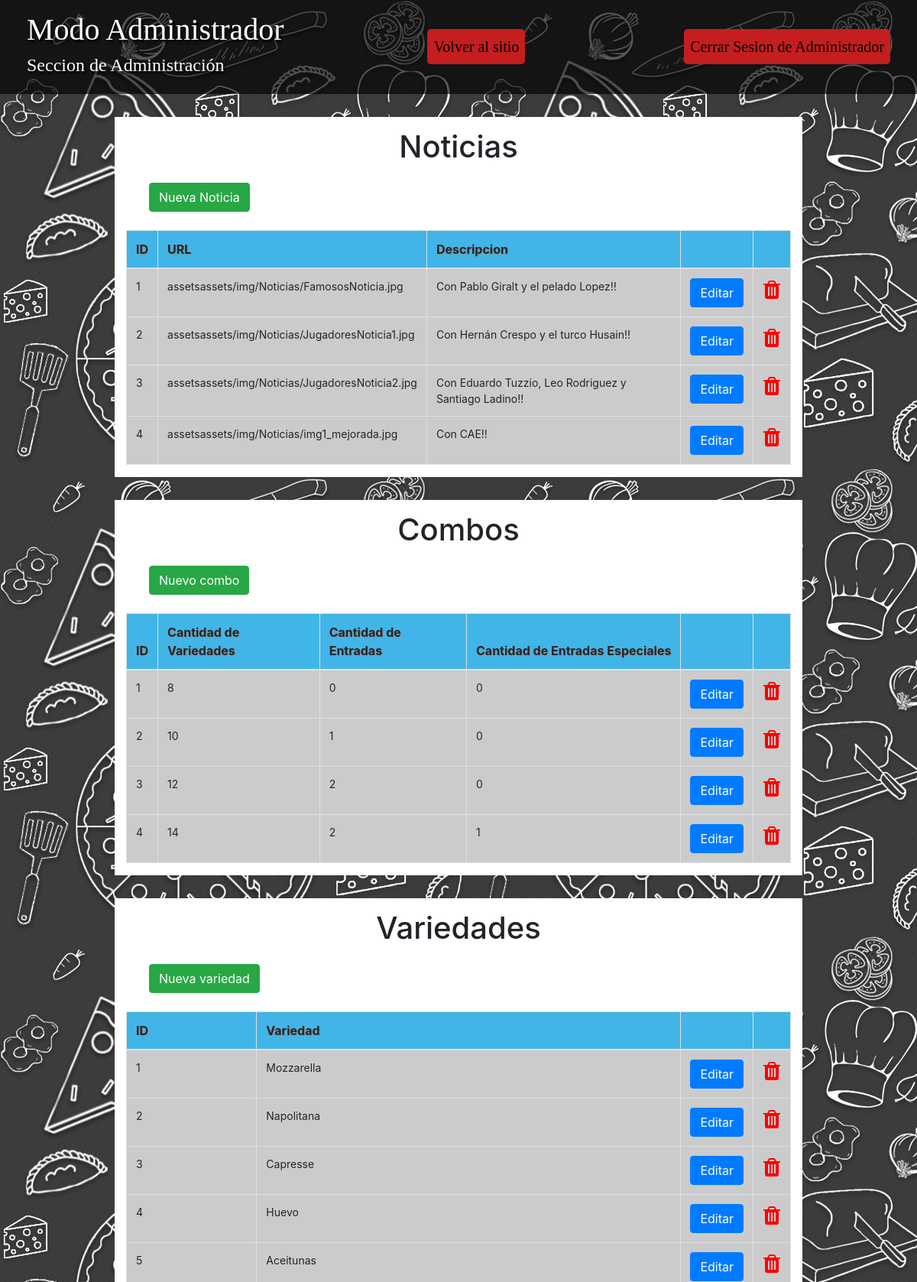
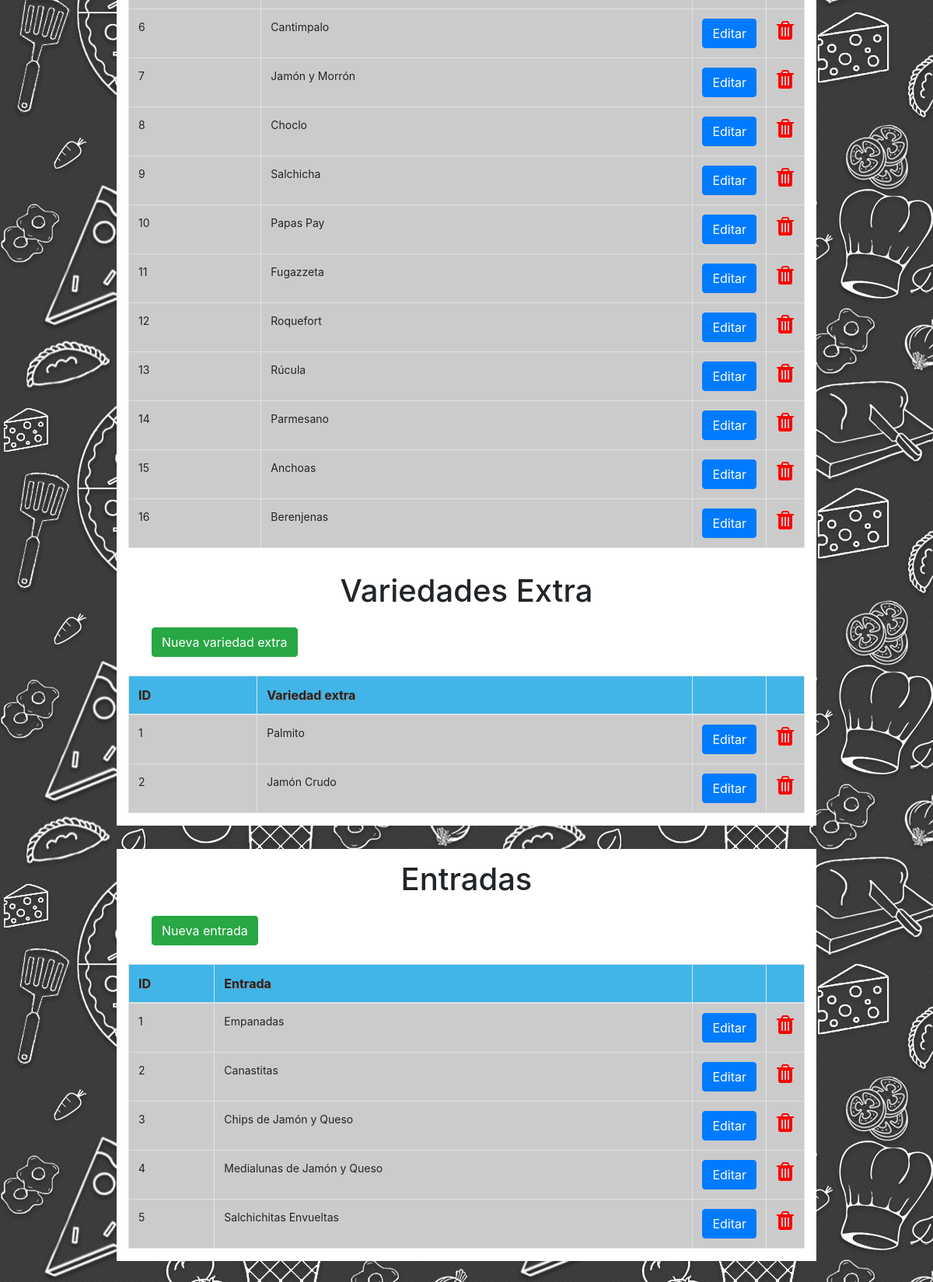
The app's page /administracion.php (signed in, upper part) with its own data (2 pictures, top to bottom).
### tables this page shows
CREATE TABLE `imagenes` (
  `id` int(11) NOT NULL,
  `seccion_imagen` varchar(45) DEFAULT NULL,
  `URL_imagen` varchar(120) DEFAULT NULL,
  `descripcion` varchar(255) DEFAULT NULL
);

CREATE TABLE `combos` (
  `id` int(11) NOT NULL,
  `cantVariedades` int(11) NOT NULL,
  `cantEntradas` int(11) NOT NULL,
  `cantEntradasEspeciales` int(11) NOT NULL
);

CREATE TABLE `variedades` (
  `id` int(11) NOT NULL,
  `variedad` varchar(40) NOT NULL
);

CREATE TABLE `variedadesextra` (
  `id` int(11) NOT NULL,
  `variedadextra` varchar(45) DEFAULT NULL
);

CREATE TABLE `entradas` (
  `id` int(1) NOT NULL,
  `entrada` varchar(45) DEFAULT NULL
);

### public/administracion.php (the view, shortened to what this page needs)
<?php
    include ("conexion.php");
?>
<!DOCTYPE html>
<html>
<head>
    <link rel="stylesheet" href="/css/bootstrap.min.css">
    <link rel="stylesheet" href="https://cdnjs.cloudflare.com/ajax/libs/lightbox2/2.8.2/css/lightbox.min.css">
    <link rel="stylesheet" href="/css/navbar.css">
    <link rel="stylesheet" href="/css/img-principal.css">
    <link rel="stylesheet" href="/css/footer.css">
    <link rel="stylesheet" href="/css/style.css">
    <link rel="stylesheet" href="/css/admin.css">
    <link rel="stylesheet" href="/css/font-awesome.min.css">
    <link rel="stylesheet" href="/css/ionicons.min.css">
</head>
<body style="background: url(&quot;/img/GENERAL/backgroundbody.jpg&quot;);background-size: auto;">
    <?php
        if (empty($_SESSION['contraseña_admin'])){
    ?>
        <div style="display:flex;justify-content:center;">
            <div class="caja-mensaje">
                <h1 class="titulo-admin">No estas autorizado a ver esta seccion</h1>
                <a href='admin.php'>Iniciar Sesion de Administrador</a>
                <br><br>
                <a href='index.php'>Volver al sitio</a>
            </div>
        </div>
    <?php
        }
        else{
    ?>
    <div class="header-admin">
        <div>
            <h1 class="titulo-admin">Modo Administrador</h1>
            <h4 class="titulo-admin" >Seccion de Administración</h4>
        </div>
        <a href='index.php'>Volver al sitio</a>
        <a href='cerrar_sesion.php'>Cerrar Sesion de Administrador</a>
    </div>
    <div class="row d-flex justify-content-center" style="margin: 0;">
        <div class="col-9" style="background:rgb(255,255,255); margin-top:30px">
            <h1 style="text-align:center; padding:15px" id="noticias">Noticias</h1>
            <button type="button" class="btn btn-success" data-toggle="modal" data-target="#nueva_noticia" style="margin-left:30px;">Nueva Noticia</button>
            <div class="table-responsive table-bordered" style="margin-top: 24px;border:none">
                <table class="table table-bordered" style="width:100%;">
                    <thead style="background: #41b5e7;text-shadow: 1px 1px 1px rgb(142,141,141);font-size: 16px;">
                        <tr>
                            <th>ID</th>
                            <th>URL</th>
                            <th>Descripcion</th>
                            <th></th>
                            <th></th>
                        </tr>
                    </thead>
                    <tbody style="background: #cbcbcb;font-size: 14px;">
                        <?php
                            $query = "SELECT * FROM imagenes WHERE seccion_imagen='Noticias'";
                            $envio = $conexion->query($query);
                            while($row=$envio->fetch_assoc()){
                        ?>
                        <tr>
                            <td><?php echo $row['id']; ?></td>
                            <td><?php echo $row['URL_imagen']; ?></td>
                            <td><?php echo $row['descripcion']; ?></td>
                            <td style="width:1px">
                                <a href="modificar.php?seccion=noticias&id=<?php echo $row['id'] ?>"><button class="btn btn-primary" type="submit">Editar</button></a>
                            </td>
                            <td style="width:1px">
                                <a href="eliminarRegistro.php?seccion=noticias&id=<?php echo $row['id'] ?>">
                                    <i class="fa fa-trash btn" style="color:red; font-size:28px;padding:0px"></i>
                                </a>
                            </td>
                        </tr>
                        <?php
                            }
                        ?>
                    </tbody>
                </table>
            </div>
        </div>
        <div class="col-9" style="background:rgb(255,255,255); margin-top:30px">
            <h1 style="text-align:center; padding:15px" id="combos">Combos</h1>
            <button type="button" class="btn btn-success" data-toggle="modal" data-target="#nuevo_combo" style="margin-left:30px;">Nuevo combo</button>
            <div class="table-responsive table-bordered" style="margin-top: 24px;border:none">
                <table class="table table-bordered" style="width:100%;">
                    <thead style="background: #41b5e7;text-shadow: 1px 1px 1px rgb(142,141,141);font-size: 16px;">
                        <tr>
                            <th>ID</th>
                            <th>Cantidad de Variedades</th>
                            <th>Cantidad de Entradas</th>
                            <th>Cantidad de Entradas Especiales</th>
                            <th></th>
                            <th></th>
                        </tr>
                    </thead>
                    <tbody style="background: #cbcbcb;font-size: 14px;">
                        <?php
                            $query = "SELECT * FROM combos";
                            $envio = $conexion->query($query);
                            while($row=$envio->fetch_assoc()){
                        ?>
                        <tr>
                            <td><?php echo $row['id']; ?></td>
                            <td><?php echo $row['cantVariedades']; ?></td>
                            <td><?php echo $row['cantEntradas']; ?></td>
                            <td><?php echo $row['cantEntradasEspeciales']; ?></td>
                            <td style="width:1px">
                                <a href="modificar.php?seccion=combos&id=<?php echo $row['id'] ?>"><button class="btn btn-primary" type="submit">Editar</button></a>
                            </td>
                            <td style="width:1px">
                                <a href="eliminarRegistro.php?seccion=combos&id=<?php echo $row['id'] ?>">
                                    <i class="fa fa-trash btn" style="color:red; font-size:28px;padding:0px"></i>
                                </a>
                            </td>
                        </tr>
                        <?php
                            }
                        ?>
                    </tbody>
                </table>
            </div>
        </div>
        <div class="col-9" style="background:rgb(255,255,255); margin-top:30px">
            <h1 style="text-align:center; padding:15px" id="variedades">Variedades</h1>
            <button type="button" class="btn btn-success" data-toggle="modal" data-target="#nueva_variedad" style="margin-left:30px;">Nueva variedad</button>
            <div class="table-responsive table-bordered" style="margin-top: 24px;border:none">
                <table class="table table-bordered" style="width:100%;">
                    <thead style="background: #41b5e7;text-shadow: 1px 1px 1px rgb(142,141,141);font-size: 16px;">
                        <tr>
                            <th>ID</th>
                            <th>Variedad</th>
                            <th></th>
                            <th></th>
                        </tr>
                    </thead>
                    <tbody style="background: #cbcbcb;font-size: 14px;">
                        <?php
                            $query = "SELECT * FROM variedades";
                            $envio = $conexion->query($query);
                            while($row=$envio->fetch_assoc()){
                        ?>
                        <tr>
                            <td><?php echo $row['id']; ?></td>
                            <td><?php echo $row['variedad']; ?></td>
                            <td style="width:1px">
                                <a href="modificar.php?seccion=variedades&id=<?php echo $row['id'] ?>"><button class="btn btn-primary" type="submit">Editar</button></a>
                            </td>
                            <td style="width:1px">
                                <a href="eliminarRegistro.php?seccion=variedades&id=<?php echo $row['id'] ?>">
                                    <i class="fa fa-trash btn" style="color:red; font-size:28px;padding:0px"></i>
                                </a>
                            </td>
                        </tr>
                        <?php
                            }
                        ?>
                    </tbody>
                </table>
            </div>
            <h1 style="text-align:center; padding:15px">Variedades Extra</h1>
            <button type="button" class="btn btn-success" data-toggle="modal" data-target="#nueva_variedadextra" style="margin-left:30px;">Nueva variedad extra</button>
            <div class="table-responsive table-bordered" style="margin-top: 24px;border:none">
                <table class="table table-bordered" style="width:100%;">
                    <thead style="background: #41b5e7;text-shadow: 1px 1px 1px rgb(142,141,141);font-size: 16px;">
                        <tr>
                            <th>ID</th>
                            <th>Variedad extra</th>
                            <th></th>
                            <th></th>
                        </tr>
                    </thead>
                    <tbody style="background: #cbcbcb;font-size: 14px;">
                        <?php
                            $query = "SELECT * FROM variedadesextra";
                            $envio = $conexion->query($query);
                            while($row=$envio->fetch_assoc()){
                        ?>
                        <tr>
                            <td><?php echo $row['id']; ?></td>
                            <td><?php echo $row['variedadextra']; ?></td>
                            <td style="width:1px">
                                <a href="modificar.php?seccion=variedadesextra&id=<?php echo $row['id'] ?>"><button class="btn btn-primary" type="submit">Editar</button></a>
                            </td>
                            <td style="width:1px">
                                <a href="eliminarRegistro.php?seccion=variedadesextra&id=<?php echo $row['id'] ?>">
                                    <i class="fa fa-trash btn" style="color:red; font-size:28px;padding:0px"></i>
                                </a>
                            </td>
                        </tr>
                        <?php
                            }
                        ?>
                    </tbody>
                </table>
            </div>
        </div>
        <div class="col-9" style="background:rgb(255,255,255); margin-top:30px">
            <h1 style="text-align:center; padding:15px" id="entradas">Entradas</h1>
            <button type="button" class="btn btn-success" data-toggle="modal" data-target="#nueva_entrada" style="margin-left:30px;">Nueva entrada</button>
            <div class="table-responsive table-bordered" style="margin-top: 24px;border:none">
                <table class="table table-bordered" style="width:100%;">
                    <thead style="background: #41b5e7;text-shadow: 1px 1px 1px rgb(142,141,141);font-size: 16px;">
                        <tr>
                            <th>ID</th>
                            <th>Entrada</th>
                            <th></th>
                            <th></th>
                        </tr>
                    </thead>
                    <tbody style="background: #cbcbcb;font-size: 14px;">
                        <?php
                            $query = "SELECT * FROM entradas";
                            $envio = $conexion->query($query);
                            while($row=$envio->fetch_assoc()){
                        ?>
                        <tr>
                            <td><?php echo $row['id']; ?></td>
                            <td><?php echo $row['entrada']; ?></td>
                            <td style="width:1px">
                                <a href="modificar.php?seccion=entradas&id=<?php echo $row['id'] ?>"><button class="btn btn-primary" type="submit">Editar</button></a>
                            </td>
                            <td style="width:1px">
                                <a href="eliminarRegistro.php?seccion=entradas&id=<?php echo $row['id'] ?>">
                                    <i class="fa fa-trash btn" style="color:red; font-size:28px;padding:0px"></i>
                                </a>
                            </td>
                        </tr>
                        <?php
                            }
                        ?>
                    </tbody>
                </table>
            </div>
        </div>
    </div>
</body>
</html>
<?php
    }
?>

### public/assets/css/admin.css (style rules this page uses)
.header-admin { display:flex; flex-wrap: wrap; justify-content:space-between; align-items: center; padding:15px; background: rgba(0,0,0,0.66) }
.titulo-admin { color: rgb(255,255,255); font-family: 'Source Serif Pro', serif; text-shadow: 2px 3px 3px rgb(0,0,0); margin-left: 20px; }
.header-admin a { font-size: 20px; color: rgb(0, 0, 0); font-family: 'Source Serif Pro', serif; margin-right: 20px; padding: 8px; border-radius: 5px; background-color: rgb(196, 30, 30) }

### records on screen
imagenes: id "1", URL_imagen "assetsassets/img/Noticias/FamososNoticia.jpg", descripcion "Con Pablo Giralt y el pelado Lopez!!"
imagenes: id "2", URL_imagen "assetsassets/img/Noticias/JugadoresNoticia1.jpg", descripcion "Con Hernán Crespo y el turco Husain!!"
imagenes: id "3", URL_imagen "assetsassets/img/Noticias/JugadoresNoticia2.jpg", descripcion "Con Eduardo Tuzzio, Leo Rodriguez y Santiago Ladino!!"
imagenes: id "4", URL_imagen "assetsassets/img/Noticias/img1_mejorada.jpg", descripcion "Con CAE!!"
combos: id "1", cantVariedades "8", cantEntradas "0", cantEntradasEspeciales "0"
combos: id "2", cantVariedades "10", cantEntradas "1", cantEntradasEspeciales "0"
combos: id "3", cantVariedades "12", cantEntradas "2", cantEntradasEspeciales "0"
combos: id "4", cantVariedades "14", cantEntradas "2", cantEntradasEspeciales "1"
variedades: id "1", variedad "Mozzarella"
variedades: id "2", variedad "Napolitana"
variedades: id "3", variedad "Capresse"
variedades: id "4", variedad "Huevo"
variedades: id "5", variedad "Aceitunas"
variedades: id "6", variedad "Cantimpalo"
variedades: id "7", variedad "Jamón y Morrón"
variedades: id "8", variedad "Choclo"
variedades: id "9", variedad "Salchicha"
variedades: id "10", variedad "Papas Pay"
variedades: id "11", variedad "Fugazzeta"
variedades: id "12", variedad "Roquefort"
variedades: id "13", variedad "Rúcula"
variedades: id "14", variedad "Parmesano"
variedades: id "15", variedad "Anchoas"
variedades: id "16", variedad "Berenjenas"
variedadesextra: id "1", variedadextra "Palmito"
variedadesextra: id "2", variedadextra "Jamón Crudo"
entradas: id "1", entrada "Empanadas"
entradas: id "2", entrada "Canastitas"
entradas: id "3", entrada "Chips de Jamón y Queso"
entradas: id "4", entrada "Medialunas de Jamón y Queso"
entradas: id "5", entrada "Salchichitas Envueltas"
